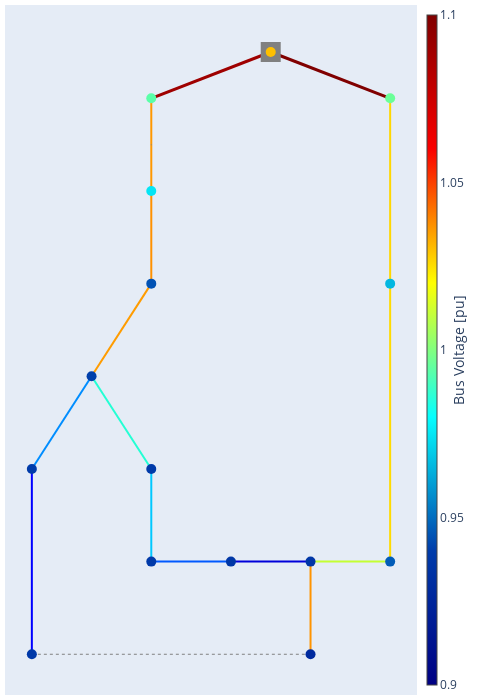

This figure's notebook cell:
### Code cell
pp.plotting.plotly.pf_res_plotly(net, auto_open=False)

### Figure 1 — Plotly figure (JSON) as saved in the notebook; plotly's stock layout.template omitted (floating-point values rounded to 4 significant figures)
{"data": [{"hoverinfo": "text", "legendgroup": "lines", "line": {"color": "rgb(255.0,152.0370370370371,0.0)", "dash": "solid", "width": 2}, "mode": "lines", "name": "lines", "showlegend": true, "text": "Line 1-2<br />I = 74.941 %<br />I_from = 0.108 kA<br />I_to = 0.109 kA<br />", "x": [4.0, 4.0, 4.0], "y": [15.0, 14.0, 13.0], "type": "scatter"}, {"hoverinfo": "text", "legendgroup": "lines", "line": {"color": "rgb(255.0,144.62962962962968,0.0)", "dash": "solid", "width": 2}, "mode": "lines", "name": "lines", "showlegend": false, "text": "Line 2-3<br />I = 75.501 %<br />I_from = 0.109 kA<br />I_to = 0.109 kA<br />", "x": [4.0, 4.0, 4.0], "y": [13.0, 12.0, 11.0], "type": "scatter"}, {"hoverinfo": "text", "legendgroup": "lines", "line": {"color": "rgb(255.0,155.7407407407408,0.0)", "dash": "solid", "width": 2}, "mode": "lines", "name": "lines", "showlegend": false, "text": "Line 3-4<br />I = 74.515 %<br />I_from = 0.108 kA<br />I_to = 0.108 kA<br />", "x": [4.0, 3.25, 2.5], "y": [11.0, 10.0, 9.0], "type": "scatter"}, {"hoverinfo": "text", "legendgroup": "lines", "line": {"color": "rgb(0.0,140.5,255.0)", "dash": "solid", "width": 2}, "mode": "lines", "name": "lines", "showlegend": false, "text": "Line 4-5<br />I = 26.5 %<br />I_from = 0.038 kA<br />I_to = 0.038 kA<br />", "x": [2.5, 1.75, 1.0], "y": [9.0, 8.0, 7.0], "type": "scatter"}, {"hoverinfo": "text", "legendgroup": "lines", "line": {"color": "rgb(0.0,0.0,255.0)", "dash": "solid", "width": 2}, "mode": "lines", "name": "lines", "showlegend": false, "text": "Line 5-6<br />I = 11.354 %<br />I_from = 0.016 kA<br />I_to = 0.016 kA<br />", "x": [1.0, 1.0, 1.0], "y": [7.0, 5.0, 3.0], "type": "scatter"}, {"hoverinfo": "text", "legendgroup": "lines", "line": {"color": "rgb(255.0,148.33333333333337,0.0)", "dash": "solid", "width": 2}, "mode": "lines", "name": "lines", "showlegend": false, "text": "Line 7-8<br />I = 75.085 %<br />I_from = 0.109 kA<br />I_to = 0.109 kA<br />", "x": [8.0, 8.0, 8.0], "y": [3.0, 4.0, 5.0], "type": "scatter"}, {"hoverinfo": "text", "legendgroup": "lines", "line": {"color": "rgb(0.0,0.0,218.4090909090909)", "dash": "solid", "width": 2}, "mode": "lines", "name": "lines", "showlegend": false, "text": "Line 8-9<br />I = 7.893 %<br />I_from = 0.011 kA<br />I_to = 0.011 kA<br />", "x": [8.0, 7.0, 6.0], "y": [5.0, 5.0, 5.0], "type": "scatter"}, {"hoverinfo": "text", "legendgroup": "lines", "line": {"color": "rgb(0.0,88.5,255.0)", "dash": "solid", "width": 2}, "mode": "lines", "name": "lines", "showlegend": false, "text": "Line 9-10<br />I = 21.273 %<br />I_from = 0.031 kA<br />I_to = 0.031 kA<br />", "x": [6.0, 5.0, 4.0], "y": [5.0, 5.0, 5.0], "type": "scatter"}, {"hoverinfo": "text", "legendgroup": "lines", "line": {"color": "rgb(0.0,200.49999999999994,255.0)", "dash": "solid", "width": 2}, "mode": "lines", "name": "lines", "showlegend": false, "text": "Line 10-11<br />I = 32.333 %<br />I_from = 0.047 kA<br />I_to = 0.047 kA<br />", "x": [4.0, 4.0, 4.0], "y": [5.0, 6.0, 7.0], "type": "scatter"}, {"hoverinfo": "text", "legendgroup": "lines", "line": {"color": "rgb(255.0,215.00000000000006,0.0)", "dash": "solid", "width": 2}, "mode": "lines", "name": "lines", "showlegend": false, "text": "Line 12-13<br />I = 68.159 %<br />I_from = 0.133 kA<br />I_to = 0.133 kA<br />", "x": [10.0, 10.0, 10.0], "y": [15.0, 13.0, 11.0], "type": "scatter"}, {"hoverinfo": "text", "legendgroup": "lines", "line": {"color": "rgb(255.0,218.70370370370375,0.0)", "dash": "solid", "width": 2}, "mode": "lines", "name": "lines", "showlegend": false, "text": "Line 13-14<br />I = 67.611 %<br />I_from = 0.132 kA<br />I_to = 0.132 kA<br />", "x": [10.0, 10.0, 10.0], "y": [11.0, 8.0, 5.0], "type": "scatter"}, {"hoverinfo": "text", "legendgroup": "lines", "line": {"color": "rgb(34.677419354838705,255.0,212.09677419354838)", "dash": "solid", "width": 2}, "mode": "lines", "name": "lines", "showlegend": false, "text": "Line 11-4<br />I = 39.246 %<br />I_from = 0.057 kA<br />I_to = 0.057 kA<br />", "x": [4.0, 3.25, 2.5], "y": [7.0, 8.0, 9.0], "type": "scatter"}, {"hoverinfo": "text", "legendgroup": "lines", "line": {"color": "rgb(195.96774193548384,255.0,50.80645161290322)", "dash": "solid", "width": 2}, "mode": "lines", "name": "lines", "showlegend": false, "text": "Line 14-8<br />I = 58.897 %<br />I_from = 0.115 kA<br />I_to = 0.115 kA<br />", "x": [10.0, 9.0, 8.0], "y": [5.0, 5.0, 5.0], "type": "scatter"}, {"hoverinfo": "text", "legendgroup": "disconnected lines", "line": {"color": "rgb(128, 128, 128)", "dash": "dot", "width": 1.0}, "mode": "lines", "name": "disconnected branches", "showlegend": true, "text": "Line 6-7<br />I = 0.085 %<br />I_from = 0.0 kA<br />I_to = 0.0 kA<br />", "x": [1.0, 4.5, 8.0], "y": [3.0, 3.0, 3.0], "type": "scatter"}, {"hoverinfo": "text", "legendgroup": "lines", "marker": {"color": "rgb(128, 128, 128)", "size": 1, "symbol": "circle"}, "mode": "markers", "name": "edge_center", "showlegend": false, "text": ["Line 1-2<br />I = 74.941 %<br />I_from = 0.108 kA<br />I_to = 0.109 kA<br />", "Line 2-3<br />I = 75.501 %<br />I_from = 0.109 kA<br />I_to = 0.109 kA<br />", "Line 3-4<br />I = 74.515 %<br />I_from = 0.108 kA<br />I_to = 0.108 kA<br />", "Line 4-5<br />I = 26.5 %<br />I_from = 0.038 kA<br />I_to = 0.038 kA<br />", "Line 5-6<br />I = 11.354 %<br />I_from = 0.016 kA<br />I_to = 0.016 kA<br />", "Line 7-8<br />I = 75.085 %<br />I_from = 0.109 kA<br />I_to = 0.109 kA<br />", "Line 8-9<br />I = 7.893 %<br />I_from = 0.011 kA<br />I_to = 0.011 kA<br />", "Line 9-10<br />I = 21.273 %<br />I_from = 0.031 kA<br />I_to = 0.031 kA<br />", "Line 10-11<br />I = 32.333 %<br />I_from = 0.047 kA<br />I_to = 0.047 kA<br />", "Line 12-13<br />I = 68.159 %<br />I_from = 0.133 kA<br />I_to = 0.133 kA<br />", "Line 13-14<br />I = 67.611 %<br />I_from = 0.132 kA<br />I_to = 0.132 kA<br />", "Line 11-4<br />I = 39.246 %<br />I_from = 0.057 kA<br />I_to = 0.057 kA<br />", "Line 14-8<br />I = 58.897 %<br />I_from = 0.115 kA<br />I_to = 0.115 kA<br />", "Line 6-7<br />I = 0.085 %<br />I_from = 0.0 kA<br />I_to = 0.0 kA<br />"], "x": [4.0], "y": [14.0], "type": "scatter"}, {"hoverinfo": "text", "legendgroup": "2W transformers", "line": {"color": "rgb(159.31818181818184,0.0,0.0)", "width": 3.0}, "mode": "lines", "name": "2W transformers", "showlegend": true, "text": "Trafo 0-1<br />I = 96.894 %<br />I_hv = 0.127 kA<br />I_lv = 0.699 kA<br />", "x": [7.0, 5.5, 4.0], "y": [16.0, 15.5, 15.0], "type": "scatter"}, {"hoverinfo": "text", "legendgroup": "2W transformers", "line": {"color": "rgb(127.5,0.0,0.0)", "width": 3.0}, "mode": "lines", "name": "2W transformers", "showlegend": false, "text": "Trafo 0-12<br />I = 100.862 %<br />I_hv = 0.132 kA<br />I_lv = 0.728 kA<br />", "x": [7.0, 8.5, 10.0], "y": [16.0, 15.5, 15.0], "type": "scatter"}, {"hoverinfo": "text", "legendgroup": "2W transformers", "marker": {"color": "rgb(127.5,0.0,0.0)", "size": 1, "symbol": "circle"}, "mode": "markers", "name": "edge_center", "showlegend": false, "text": ["Trafo 0-1<br />I = 96.894 %<br />I_hv = 0.127 kA<br />I_lv = 0.699 kA<br />", "Trafo 0-12<br />I = 100.862 %<br />I_hv = 0.132 kA<br />I_lv = 0.728 kA<br />"], "x": [5.5], "y": [15.5], "type": "scatter"}, {"hoverinfo": "text", "marker": {"color": "rgb(128, 128, 128)", "size": 20, "symbol": "square"}, "mode": "markers", "name": "external_grid", "text": ["Bus 0"], "x": [7.0], "y": [16.0], "type": "scatter"}, {"hoverinfo": "text", "marker": {"cmax": 1.1, "cmin": 0.9, "color": [1.03, 0.9937, 0.9746, 0.9446, 0.9406, 0.9394, 0.938, 0.9281, 0.9362, 0.9364, 0.9379, 0.9389, 0.9962, 0.9652, 0.9466], "colorbar": {"thickness": 10, "title": {"side": "right", "text": "Bus Voltage [pu]"}, "x": 1.0}, "colorscale": [[0.0, "rgb(0,0,131)"], [0.2, "rgb(0,60,170)"], [0.4, "rgb(5,255,255)"], [0.6, "rgb(255,255,0)"], [0.8, "rgb(250,0,0)"], [1.0, "rgb(128,0,0)"]], "size": 10, "symbol": "circle"}, "mode": "markers", "name": "buses", "text": ["Bus 0<br />V_m = 1.03 pu<br />V_m = 113.3 kV<br />V_a = 0.0 deg", "Bus 1<br />V_m = 0.994 pu<br />V_m = 19.873 kV<br />V_a = -36.259 deg", "Bus 2<br />V_m = 0.975 pu<br />V_m = 19.492 kV<br />V_a = -37.022 deg", "Bus 3<br />V_m = 0.945 pu<br />V_m = 18.891 kV<br />V_a = -38.259 deg", "Bus 4<br />V_m = 0.941 pu<br />V_m = 18.812 kV<br />V_a = -38.445 deg", "Bus 5<br />V_m = 0.939 pu<br />V_m = 18.788 kV<br />V_a = -38.511 deg", "Bus 6<br />V_m = 0.938 pu<br />V_m = 18.76 kV<br />V_a = -38.589 deg", "Bus 7<br />V_m = 0.928 pu<br />V_m = 18.562 kV<br />V_a = -39.31 deg", "Bus 8<br />V_m = 0.936 pu<br />V_m = 18.723 kV<br />V_a = -38.625 deg", "Bus 9<br />V_m = 0.936 pu<br />V_m = 18.727 kV<br />V_a = -38.613 deg", "Bus 10<br />V_m = 0.938 pu<br />V_m = 18.758 kV<br />V_a = -38.557 deg", "Bus 11<br />V_m = 0.939 pu<br />V_m = 18.778 kV<br />V_a = -38.518 deg", "Bus 12<br />V_m = 0.996 pu<br />V_m = 19.924 kV<br />V_a = -36.578 deg", "Bus 13<br />V_m = 0.965 pu<br />V_m = 19.304 kV<br />V_a = -37.571 deg", "Bus 14<br />V_m = 0.947 pu<br />V_m = 18.932 kV<br />V_a = -38.207 deg"], "x": [7.0, 4.0, 4.0, 4.0, 2.5, 1.0, 1.0, 8.0, 8.0, 6.0, 4.0, 4.0, 10.0, 10.0, 10.0], "y": [16.0, 15.0, 13.0, 11.0, 9.0, 7.0, 3.0, 3.0, 5.0, 5.0, 5.0, 7.0, 15.0, 11.0, 5.0], "type": "scatter"}], "layout": {"autosize": true, "hovermode": "closest", "legend": {"itemsizing": "constant"}, "margin": {"b": 5, "l": 5, "r": 5, "t": 5}, "showlegend": false, "title": {"font": {"size": 16}}, "xaxis": {"showgrid": false, "showticklabels": false, "zeroline": false}, "yaxis": {"showgrid": false, "showticklabels": false, "zeroline": false}, "width": 484.6, "height": 700.0}}
